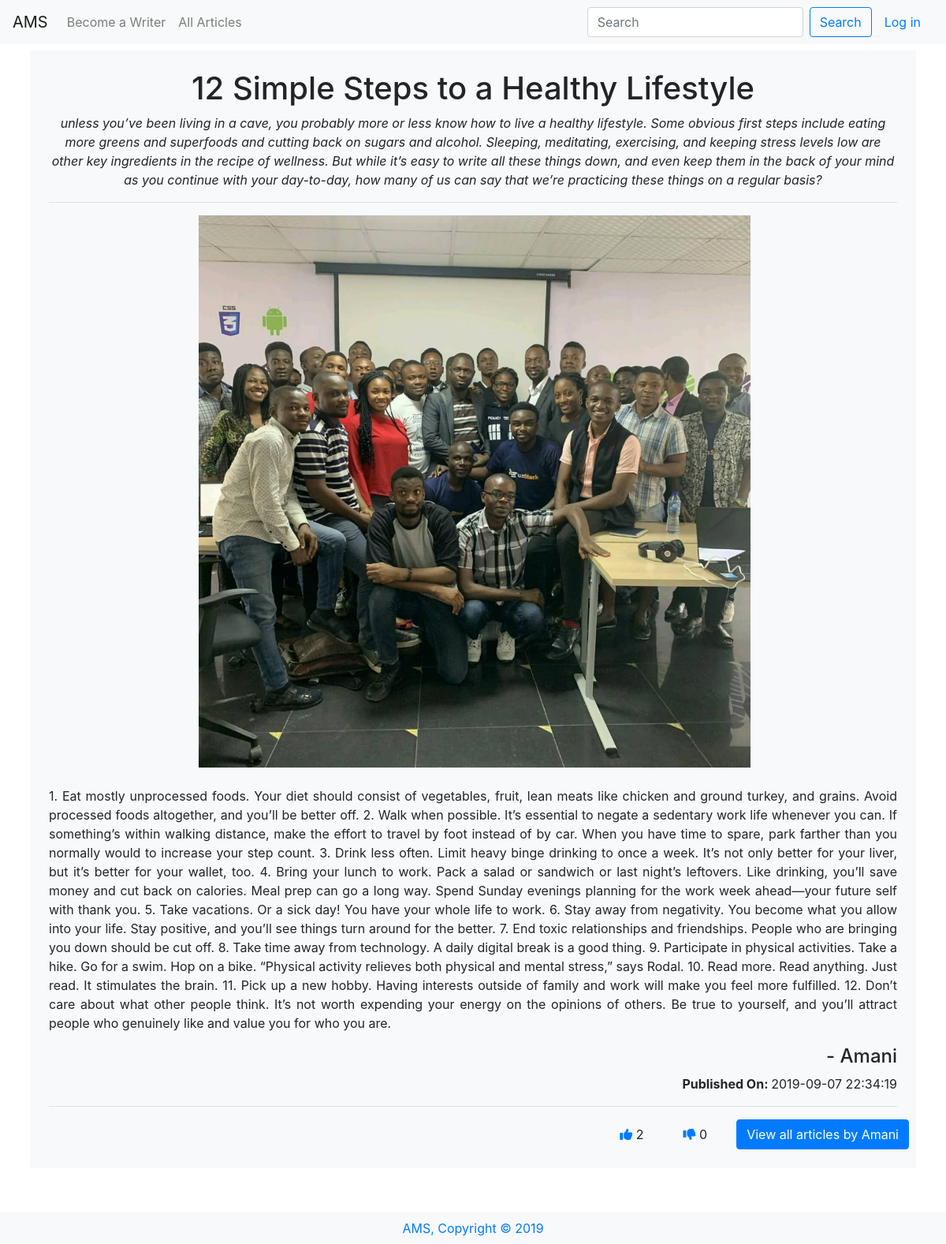
Before: /viewone/10 with the older database file.
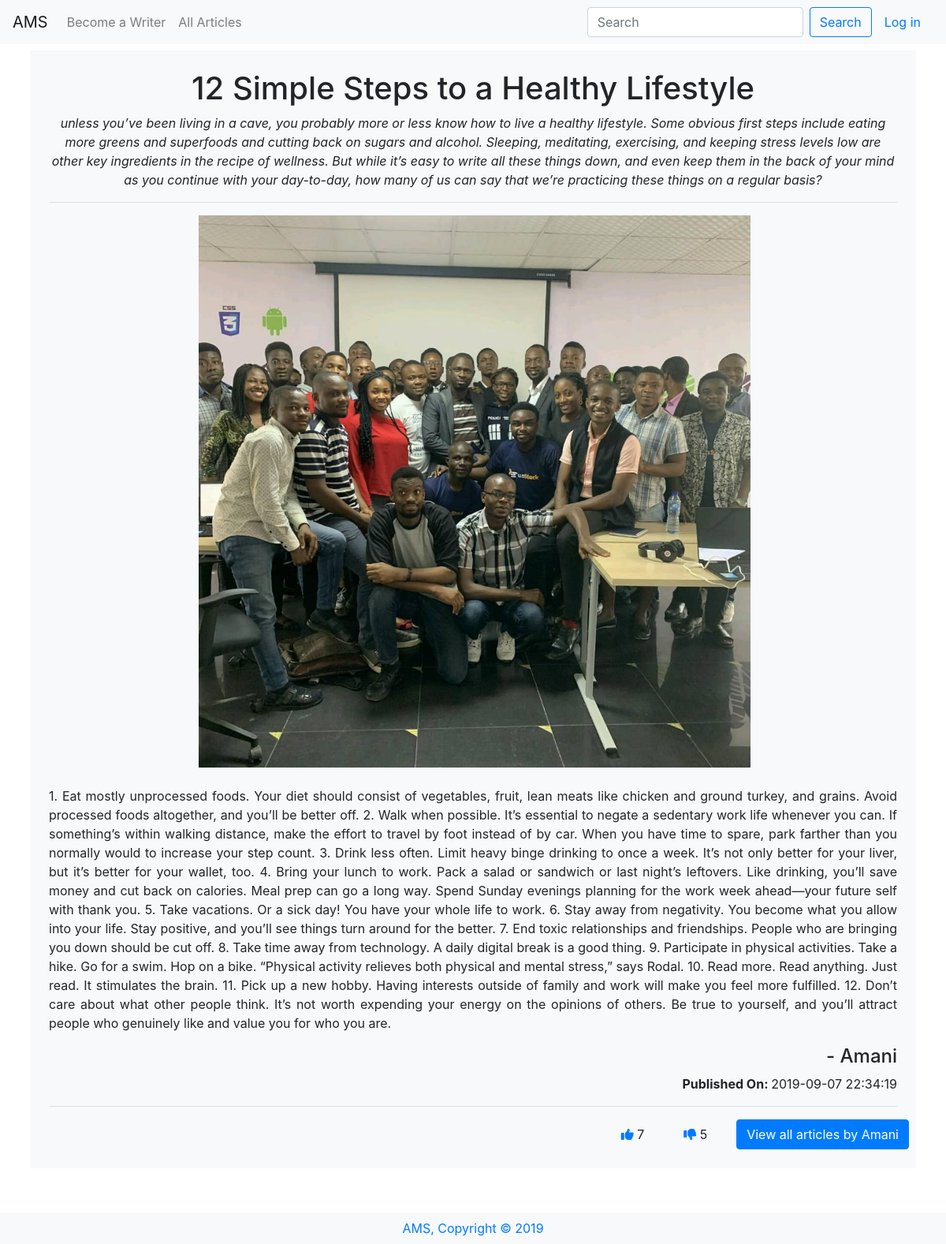
After: the same page with the newer database file.
### tables this page shows
CREATE TABLE 'articles' ('id' integer PRIMARY KEY AUTOINCREMENT NOT NULL, 'userid' smallint NOT NULL, 'title' varchar(255) NOT NULL, 'description' varchar(300) NOT NULL, 'content' text NOT NULL, 'like' smallint, 'dislike' smallint, 'image' bytea, 'date' timestamp NOT NULL DEFAULT CURRENT_TIMESTAMP);

CREATE TABLE users(
    id INTEGER NOT NULL PRIMARY KEY,
    username VARCHAR(255) NOT NULL UNIQUE,
    email VARCHAR(255) NOT NULL UNIQUE,
    password VARCHAR(255) NOT NULL
);

### application.py (the view)
@app.route("/viewone/<id>")
def viewone(id):
    rows = db.execute("SELECT * FROM users JOIN articles ON users.id = articles.userid WHERE articles.id=:id", id=id)
    return render_template("viewone.html", datum=rows[0])

### application.py (called while the page is built)
@app.after_request
def after_request(response):
    response.headers["Cache-Control"] = "no-cache, no-store, must-revalidate"
    response.headers["Expires"] = 0
    response.headers["Pragma"] = "no-cache"
    return response

### templates/viewone.html
{% extends "layout.html" %} {% block title %} View - {{ datum.title }} {% endblock %}
{% block main%}
      <div class="article mb-5 bg-light p-4">
        <div class="article_head">
        <h1>{{ datum.title }}</h1>
        <p><i>{{ datum.description }}</i></p>
      </div>
        <div class="article_body" id="more{{ datum.id }}">
        <hr>
        <div class="article_image mb-4"><img src="/static/testpic.jpeg" alt="{{ datum.title }}"></div>
        <p class="text-justify">{{ datum.content }}</p>
      </div>
      <h4 class="text-right">- {{ datum.username }}</h4>
      <p class="text-right"><b>Published On: </b>{{ datum.date }}</p>
      <hr>
        <div class="article_footer row">
          <a href="/foo/{{ datum.id }}" class="btn mr-4 btn"><i class="fas fa-thumbs-up text-primary"></i>
            {{ datum.like }}</a>
        <a href="/dislike/{{ datum.id }}" class="btn mr-4 btn"><i class="fas fa-thumbs-down text-primary"></i>
            {{ datum.dislike }}</a>
          <a href="/viewall/{{ datum.userid }}"><button class="float-right btn btn-primary">View all articles by {{ datum.username }}</button></a>
        </div>
      </div>
    {% endblock %}

### templates/layout.html (shortened to what this page needs)
<!DOCTYPE html>
<html lang="en">
  <head>
    <link
      rel="stylesheet"
      href="/static/bootstrap.min.css"
    />
    <link rel="stylesheet" href="/static/styles.css" />
  </head>
  <body>
    <nav class="navbar navbar-expand-lg navbar-light bg-light">
      <a class="navbar-brand" href="/">AMS</a>
      <div class="collapse navbar-collapse" id="navbarSupportedContent">
        <ul class="navbar-nav mr-auto">
          {% if session.user_id %}
          <li class="nav-item">
            <a class="nav-link" href="/article">Write an Article</a>
          </li>
          <li class="nav-item">
            <a class="nav-link" href="/view">My Articles</a>
          </li>
          {% else %}
          <li class="nav-item">
            <a class="nav-link" href="/register">Become a Writer</a>
          </li>
          {% endif %}
          <li class="nav-item">
            <a class="nav-link" href="/viewall">All Articles</a>
          </li>
        </ul>
        <form class="form-inline my-2 my-lg-0" action="/search" method="POST">
          <input
            class="form-control mr-sm-2"
            type="search"
            name="search"
            placeholder="Search"
          />
          <button class="btn btn-outline-primary my-2 my-sm-0" type="submit">
            Search
          </button>
          {% if session.user_id %}
          <a class="nav-link" href="/logout">Log out</a>
          {% else %}
          <a class="nav-link" href="/login">Log in</a>
          {% endif %}
        </form>
      </div>
    </nav>
    <main class="container p-2">
      {% block main %}{% endblock %}
    </main>
    <footer class="text-center bg-light p-2">
      <a href="/">AMS, Copyright &copy; 2019</a>
    </footer>
  </body>
</html>

### static/styles.css (style rules this page uses)
h1 { text-align: center; }
main { text-align: center; }
.article_image { display: flex; max-height: 700px; }
.article_image img { object-fit: contain; }
.article_footer { display: flex; justify-content: flex-end; }

Changed rows visible on the page:
changed articles "12 Simple Steps to a Healthy Lifestyle": like "2" → "7"; dislike "0" → "5"
